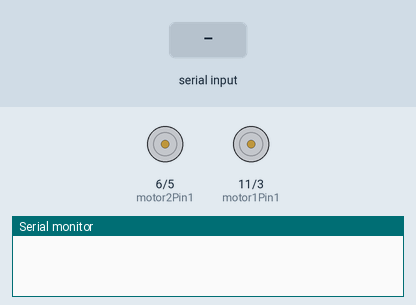
Simulated run of this sketch. Board: Arduino Uno, built with avr-gcc and run on an emulated ATmega328P. Parts: motor-driver pin pairs drawn as motors (green arrow = first pin HIGH = forward, orange = second pin HIGH = backward, longer = more drive), the last lines printed to the serial monitor. The inputs (shaded band) are chosen by the test bench.

Above: at 1.2 s.
1.3 s: "F\n" received over Serial
At 2.5 s:
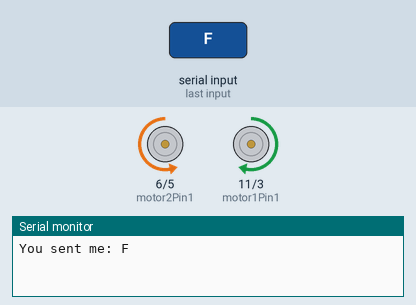
2.8 s: "B\n" received over Serial
At 3.9 s:
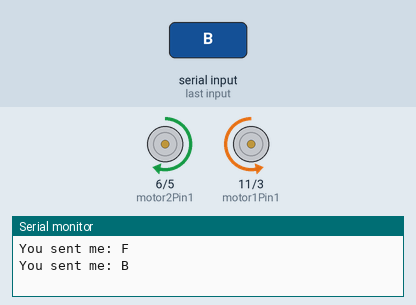
4.3 s: "R\n" received over Serial
At 5.0 s:
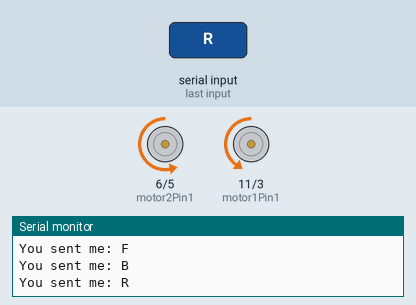
5.8 s: "L\n" received over Serial
At 6.2 s:
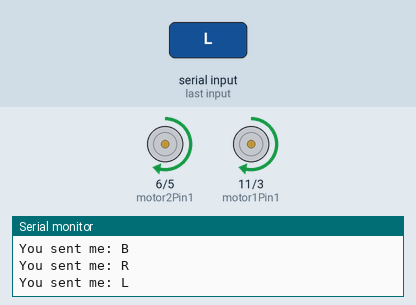
Timing chart, 0 to 8.3 s (numbered marks = the images above; inputs shaded):
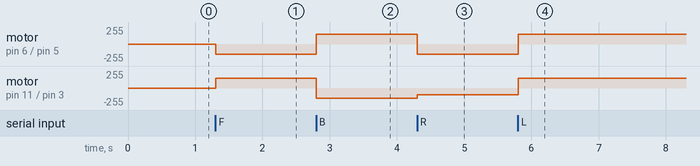

The sketch:

motor_control.ino
```cpp
//definining the pins
int motor1Pin1 = 11;
int motor1Pin2 = 3;
int motor2Pin1 = 6;
int motor2Pin2 = 5;
int ultrasonicTrigPin = 9;
int ultrasonicEchoPin = 10;
long duration;
int distance;

char frompi;

void setup() {
  Serial.begin(9600);
  pinMode(motor1Pin1, OUTPUT);
  pinMode(motor1Pin2, OUTPUT);
  pinMode(motor2Pin1, OUTPUT);
  pinMode(motor2Pin2, OUTPUT);
  pinMode(ultrasonicTrigPin, OUTPUT);
  pinMode(ultrasonicEchoPin, INPUT);
}

void forward() {
  // Code for moving forward
  analogWrite(motor1Pin1, 150);
  analogWrite(motor1Pin2, 0);
  analogWrite(motor2Pin1, 0);
  analogWrite(motor2Pin2, 150);
}

void backward() {
  // Code for moving backward
  analogWrite(motor1Pin1, 0);
  analogWrite(motor1Pin2, 150);
  analogWrite(motor2Pin1, 150);
  analogWrite(motor2Pin2, 0);
}

void left() {
  // Code for turning left
  analogWrite(motor1Pin1, 100);
  analogWrite(motor1Pin2, 0);
  analogWrite(motor2Pin1, 150);
  analogWrite(motor2Pin2, 0);
}

void right() {
  // Code for turning right
  analogWrite(motor1Pin1, 0);
  analogWrite(motor1Pin2, 100);
  analogWrite(motor2Pin1, 0);
  analogWrite(motor2Pin2, 150);
}

void stopmotors() {
  // Code for stopping motors
  digitalWrite(motor1Pin1, LOW);
  digitalWrite(motor1Pin2, LOW);
  digitalWrite(motor2Pin1, LOW);
  digitalWrite(motor2Pin2, LOW);
}

void loop() {
  if (Serial.available() > 0) {
    String data = Serial.readStringUntil('\n');
    frompi = data[0];
    Serial.print("You sent me: ");
    Serial.println(data);
  }

  if  (frompi == 'F') {
    forward();
  }
  else if (frompi == 'B') {
    backward();
  }
  else if (frompi == 'R') {
    right();
  }
  else if (frompi == 'L') {
    left();
  }
  else if (frompi == 'S') {
    stopmotors();
  }
  else {
    stopmotors();
  }

  Serial.flush();
}
```

Measured:
- after the input at 1.3 s, motor on pin 6 (motor2Pin1) / pin 5 (motor2Pin2): stopped → backward 150/255 at once; motor on pin 11 (motor1Pin1) / pin 3 (motor1Pin2): stopped → forward 150/255 at once
- after the input at 2.8 s, motor on pin 6 (motor2Pin1) / pin 5 (motor2Pin2): backward 150/255 → forward 150/255 at once; motor on pin 11 (motor1Pin1) / pin 3 (motor1Pin2): forward 150/255 → backward 150/255 at once
- after the input at 4.3 s, motor on pin 6 (motor2Pin1) / pin 5 (motor2Pin2): forward 150/255 → backward 150/255 at once; motor on pin 11 (motor1Pin1) / pin 3 (motor1Pin2): backward 150/255 → backward 100/255 at once
- after the input at 5.8 s, motor on pin 6 (motor2Pin1) / pin 5 (motor2Pin2): backward 150/255 → forward 150/255 at once; motor on pin 11 (motor1Pin1) / pin 3 (motor1Pin2): backward 100/255 → forward 150/255 at once
